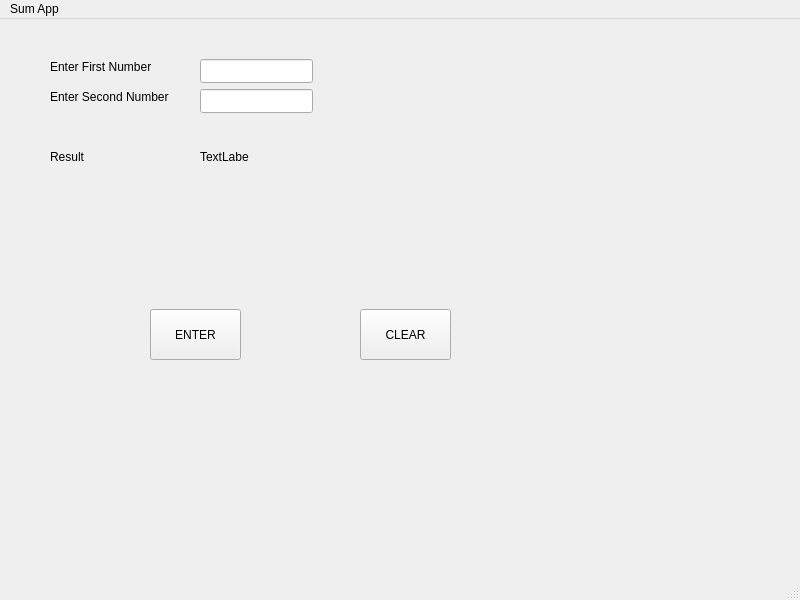
<?xml version="1.0" encoding="UTF-8"?>
<ui version="4.0">
 <class>MainWindow</class>
 <widget class="QMainWindow" name="MainWindow">
  <property name="geometry">
   <rect>
    <x>0</x>
    <y>0</y>
    <width>800</width>
    <height>600</height>
   </rect>
  </property>
  <property name="windowTitle">
   <string>MainWindow</string>
  </property>
  <widget class="QWidget" name="centralwidget">
   <widget class="QLabel" name="label">
    <property name="geometry">
     <rect>
      <x>50</x>
      <y>40</y>
      <width>101</width>
      <height>16</height>
     </rect>
    </property>
    <property name="text">
     <string>Enter First Number</string>
    </property>
   </widget>
   <widget class="QLabel" name="label_2">
    <property name="geometry">
     <rect>
      <x>50</x>
      <y>70</y>
      <width>121</width>
      <height>16</height>
     </rect>
    </property>
    <property name="text">
     <string>Enter Second Number</string>
    </property>
   </widget>
   <widget class="QPushButton" name="sumButton">
    <property name="geometry">
     <rect>
      <x>150</x>
      <y>290</y>
      <width>91</width>
      <height>51</height>
     </rect>
    </property>
    <property name="text">
     <string>ENTER</string>
    </property>
   </widget>
   <widget class="QPushButton" name="clearButton">
    <property name="geometry">
     <rect>
      <x>360</x>
      <y>290</y>
      <width>91</width>
      <height>51</height>
     </rect>
    </property>
    <property name="text">
     <string>CLEAR</string>
    </property>
   </widget>
   <widget class="QLineEdit" name="lineEdit">
    <property name="geometry">
     <rect>
      <x>200</x>
      <y>40</y>
      <width>113</width>
      <height>24</height>
     </rect>
    </property>
   </widget>
   <widget class="QLineEdit" name="lineEdit_2">
    <property name="geometry">
     <rect>
      <x>200</x>
      <y>70</y>
      <width>113</width>
      <height>24</height>
     </rect>
    </property>
   </widget>
   <widget class="QLabel" name="label_3">
    <property name="geometry">
     <rect>
      <x>50</x>
      <y>130</y>
      <width>49</width>
      <height>16</height>
     </rect>
    </property>
    <property name="text">
     <string>Result</string>
    </property>
   </widget>
   <widget class="QLabel" name="labelResult">
    <property name="geometry">
     <rect>
      <x>200</x>
      <y>130</y>
      <width>49</width>
      <height>16</height>
     </rect>
    </property>
    <property name="text">
     <string>TextLabel</string>
    </property>
   </widget>
  </widget>
  <widget class="QMenuBar" name="menubar">
   <property name="geometry">
    <rect>
     <x>0</x>
     <y>0</y>
     <width>800</width>
     <height>21</height>
    </rect>
   </property>
   <widget class="QMenu" name="menuSum_App">
    <property name="title">
     <string>Sum App</string>
    </property>
   </widget>
   <addaction name="menuSum_App"/>
  </widget>
  <widget class="QStatusBar" name="statusbar"/>
 </widget>
 <resources/>
 <connections/>
</ui>
